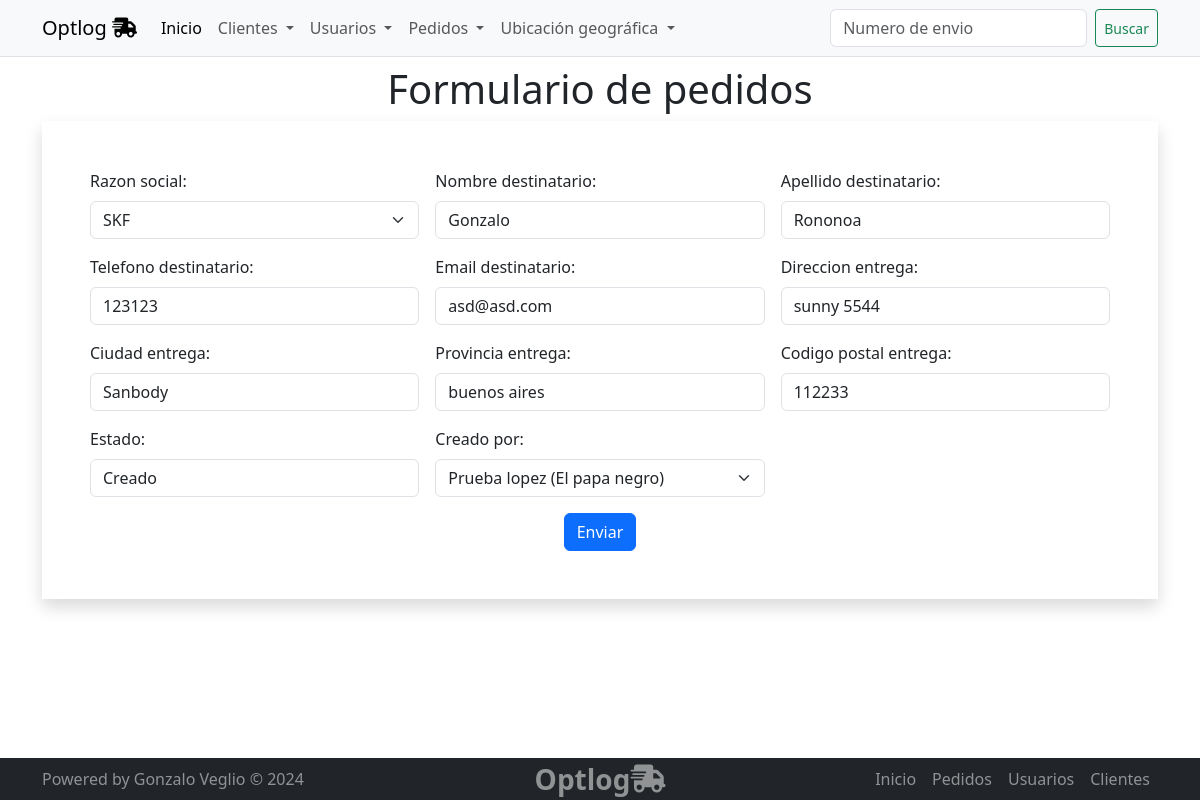
The page /pedidos/pedido/update/2 on the database as committed earlier.
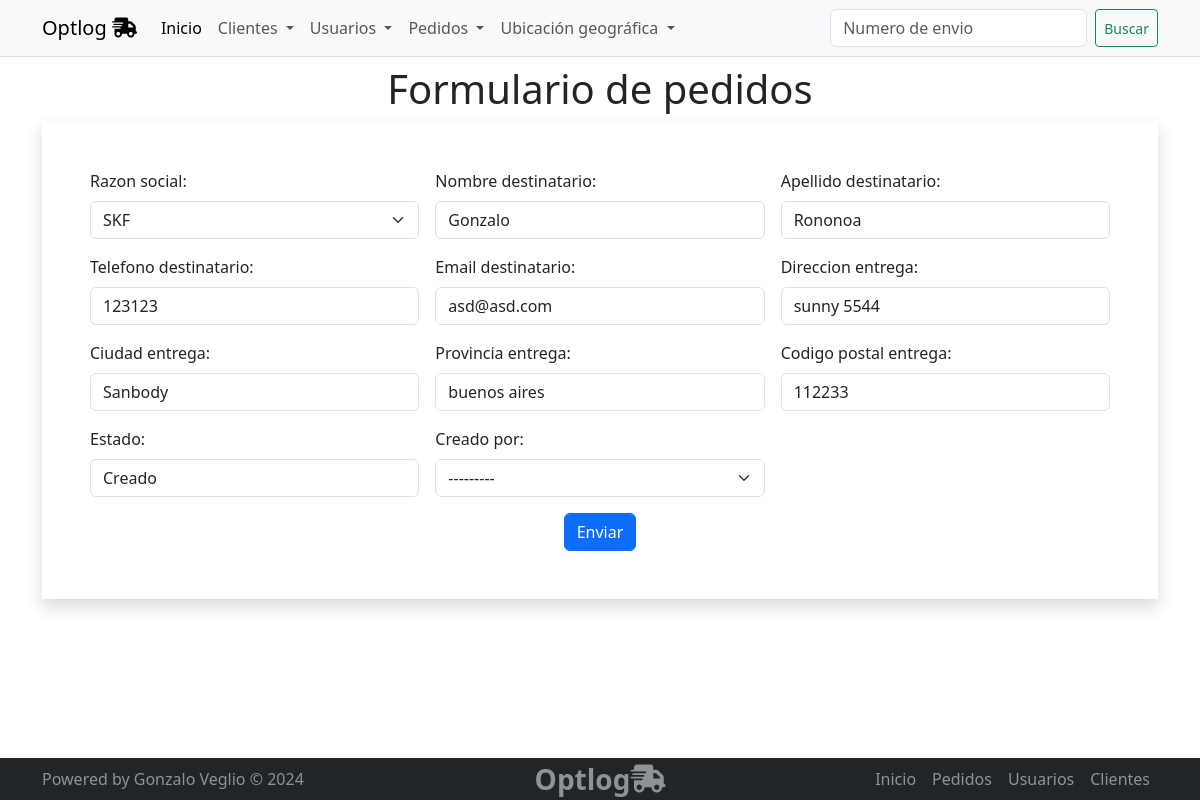
The same page on the database as committed later.
### pedidos/models.py (models this page shows, shortened)
class Pedido(models.Model):
    class Estado(models.TextChoices):
        CREADO = 'Creado', 'Creado'
        RECIBIDO = 'Recibido', 'Recibido'
        EN_CAMINO = 'En camino', 'En camino'
        ENTREGADO = 'Entregado', 'Entregado'
    razon_social = models.ForeignKey(Cliente, on_delete=models.CASCADE)
    nombre_destinatario = models.CharField(max_length=100)
    apellido_destinatario = models.CharField(max_length=100)
    telefono_destinatario = models.CharField(max_length=20)
    email_destinatario = models.EmailField()
    direccion_entrega = models.CharField(max_length=200)
    ciudad_entrega = models.CharField(max_length=100)
    provincia_entrega = models.CharField(max_length=100)
    codigo_postal_entrega = models.CharField(max_length=20)
    estado = models.CharField(max_length=20, choices=Estado.choices, default=Estado.CREADO)
    creado_por = models.ForeignKey(Usuario, on_delete=models.SET_NULL, null=True)
    fecha_creacion = models.DateTimeField(auto_now_add=True)

### pedidos/views.py (the view)
# urls.py: path('pedido/update/<int:pk>', views.pedido_update, name='pedido_update'),
def pedido_update(request, pk: int):
    query = Pedido.objects.get(id=pk)
    if request.method == 'GET':
        form = PedidoForm(instance=query)
    if request.method == 'POST':
        form = PedidoForm(request.POST, instance=query)
        if form.is_valid():
            form.save()
            return redirect('pedidos:pedido_list')
    return render(request, 'pedidos/pedido_create.html', {'form': form})

### pedidos/forms.py
class PedidoForm(forms.ModelForm):
      class Meta:
        model = Pedido
        fields = "__all__"
        widgets = {
            'razon_social': forms.Select(attrs={'class': 'form-select mt-2'}),
            'nombre_destinatario': forms.TextInput(attrs={'class': 'form-control mt-2'}),
            'apellido_destinatario': forms.TextInput(attrs={'class': 'form-control mt-2'}),
            'telefono_destinatario': forms.TextInput(attrs={'class': 'form-control mt-2'}),
            'email_destinatario': forms.EmailInput(attrs={'class': 'form-control mt-2'}),
            'direccion_entrega': forms.TextInput(attrs={'class': 'form-control mt-2'}),
            'ciudad_entrega': forms.TextInput(attrs={'class': 'form-control mt-2'}),
            'provincia_entrega': forms.TextInput(attrs={'class': 'form-control mt-2'}),
            'codigo_postal_entrega': forms.TextInput(attrs={'class': 'form-control mt-2'}),
            'estado': forms.TextInput(attrs={'class': 'form-control mt-2'}),
            'creado_por': forms.Select(attrs={'class': 'form-select mt-2'}),
         }

### clientes/models.py (called while the page is built)
    def __str__(self):
        return f"{self.razon_social}"

### pedidos/templates/pedidos/pedido_create.html (shortened to what this page needs)
{% extends 'core/base.html' %}
{% block main %}
<section class="container">
  <h1 class="text-center">
    Formulario de pedidos
  </h1>
<div class="p-5 mb-3 shadow">
  <form method="post">
    <div class="row g-3">
      <div class="col-12 col-md-4">
        <div class="form-group">
          {{ form.razon_social.label_tag }}
          {{ form.razon_social }}
        </div>
      </div>
      <div class="col-12 col-md-4">
        <div class="form-group">
          {{ form.nombre_destinatario.label_tag }}
          {{ form.nombre_destinatario }}
        </div>
      </div>
      <div class="col-12 col-md-4">
        <div class="form-group">
          {{ form.apellido_destinatario.label_tag }}
          {{ form.apellido_destinatario }}
        </div>
      </div>
      <div class="col-12 col-md-4">
        <div class="form-group">
          {{ form.telefono_destinatario.label_tag }}
          {{ form.telefono_destinatario }}
        </div>
      </div>
    <div class="col-12 col-md-4">
        <div class="form-group">
            {{ form.email_destinatario.label_tag }}
            {{ form.email_destinatario }}
        </div>
    </div>
    <div class="col-12 col-md-4">
        <div class="form-group">
            {{ form.direccion_entrega.label_tag }}
            {{ form.direccion_entrega }}
        </div>
    </div>
    <div class="col-12 col-md-4">
        <div class="form-group">
            {{ form.ciudad_entrega.label_tag }}
            {{ form.ciudad_entrega }}
        </div>
    </div>
    <div class="col-12 col-md-4">
      <div class="form-group">
        {{ form.provincia_entrega.label_tag }}
        {{ form.provincia_entrega }}
      </div>
    </div>
    <div class="col-12 col-md-4">
        <div class="form-group">
            {{ form.codigo_postal_entrega.label_tag }}
            {{ form.codigo_postal_entrega }}
        </div>
    </div>
    <div class="col-12 col-md-4">
        <div class="form-group">
            {{ form.estado.label_tag }}
            {{ form.estado }}
        </div>
    </div>
    <div class="col-12 col-md-4">
      <div class="form-group">
        {{ form.creado_por.label_tag }}
        {{ form.creado_por }}
      </div>
    </div>
</div>
<div class="row mt-3">
  <div class="col-md-12 text-center">
    <button class="btn btn-primary" type="submit">Enviar</button>
  </div>
</div>
</form>
</div>
</section>
{% endblock main %}

Rows that differ between the two databases and show on the page:
changed Pedido "Gonzalo": creado_por "Prueba lopez (El papa negro)" → "---------"
